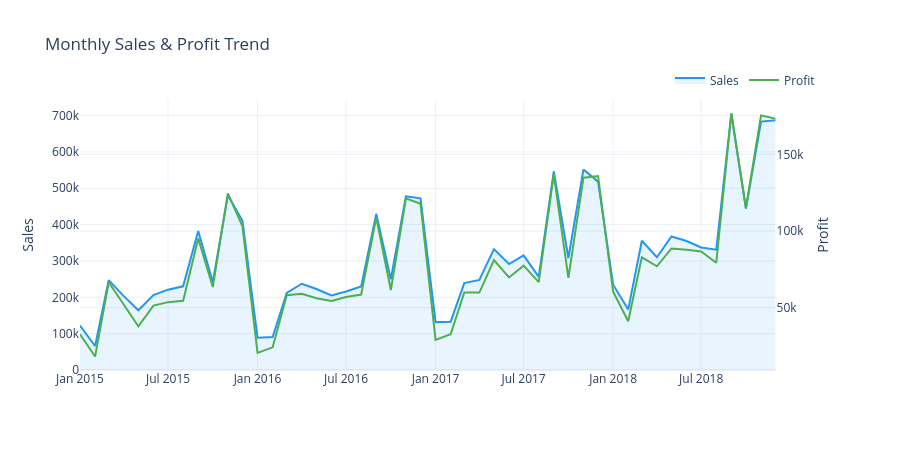

Notebook code for this chart:
### Markdown cell above
---
## 1. Business Growth Over Time

First, let's look at the big picture — how has Supermart's revenue and profitability trended?

### Code cell
monthly = df.groupby('Year_Month').agg(
    Sales=('Sales', 'sum'),
    Profit=('Profit', 'sum'),
    Orders=('Order ID', 'count')
).reset_index()

fig = make_subplots(specs=[[{'secondary_y': True}]])

fig.add_trace(
    go.Scatter(x=monthly['Year_Month'], y=monthly['Sales'], name='Sales',
               line=dict(color=COLOR_SALES, width=2), fill='tozeroy', fillcolor='rgba(33,150,243,0.1)'),
    secondary_y=False
)
fig.add_trace(
    go.Scatter(x=monthly['Year_Month'], y=monthly['Profit'], name='Profit',
               line=dict(color=COLOR_PROFIT, width=2)),
    secondary_y=True
)

fig.update_layout(
    title='Monthly Sales & Profit Trend',
    template=TEMPLATE, height=450, hovermode='x unified',
    legend=dict(orientation='h', yanchor='bottom', y=1.02, xanchor='right', x=1)
)
fig.update_yaxes(title_text='Sales', secondary_y=False)
fig.update_yaxes(title_text='Profit', secondary_y=True)
fig.show()
